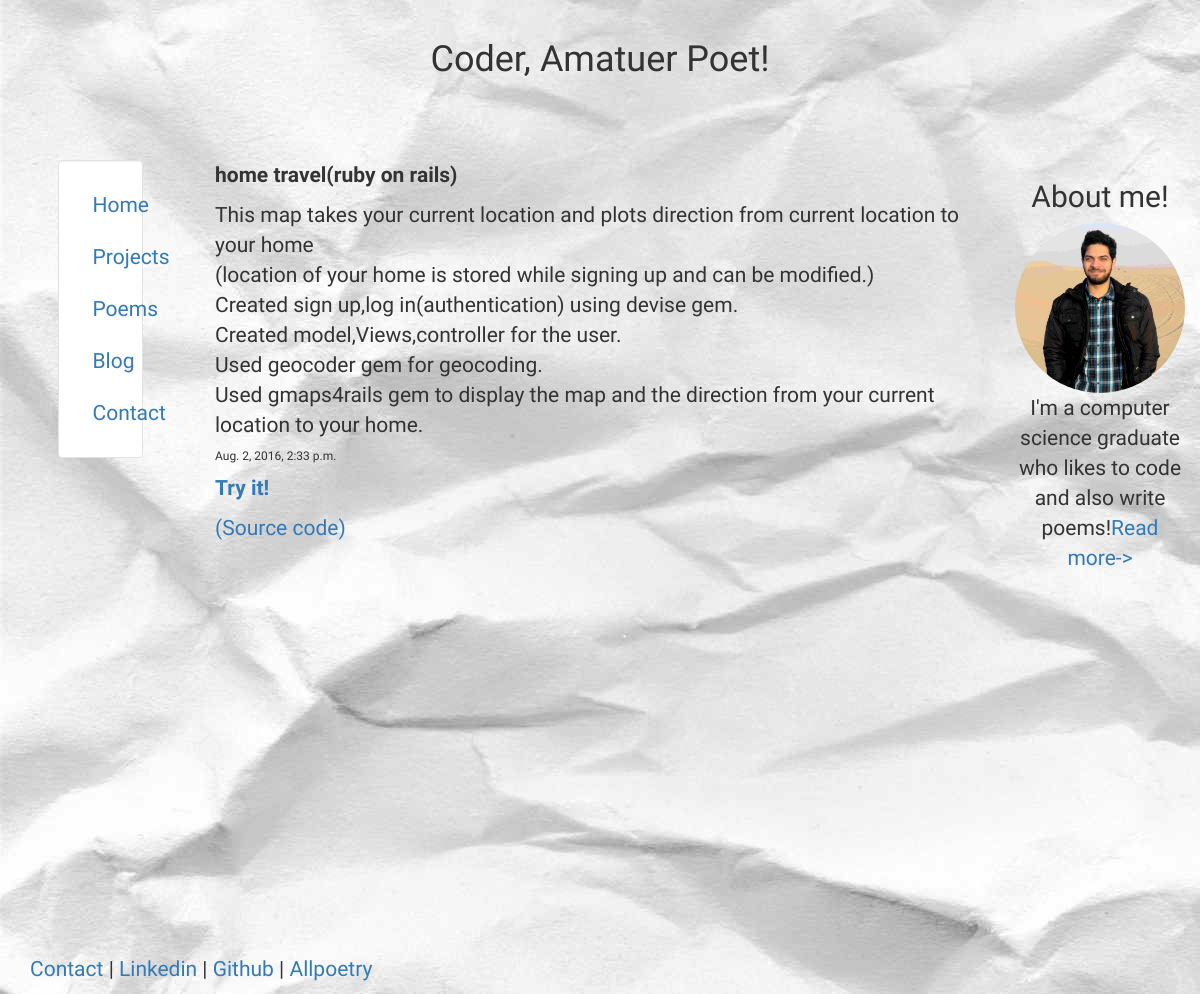
The app's page /projects/2 with its own data.
### projects/models.py (models this page shows, shortened)
class Post(models.Model):
	title = models.CharField(max_length=140)
	small_desc = models.CharField(max_length=1000)
	desc = models.TextField()
	tech_used = models.TextField()
	tryit = models.CharField(max_length=1000,null=True,blank=True)
	source_code = models.CharField(max_length=1000,null=True,blank=True)
	date = models.DateTimeField()

### projects/templates/projects/post.html
{% extends 'personal/header.html'%}
{% block content%}
<p><b>{{post.title}}</b></p>
<p>{{post.desc|linebreaks}}</p>
<p>{{tech_used|linebreaks}}
<h6>{{post.date}}</h6>
{% if post.tryit %}
<p><b><a href='{{post.tryit}}'>Try it!</a></b></p>
{% endif %}
{% if post.source_code %}
<p><a href='{{post.source_code}}'>(Source code)</a></p>
{% endif%}
{% endblock %}

### static/personal/css/app.css (style rules this page uses)
body { background-image:url('../img/bg20.jpg'); height: 100%; font-family: 'Reem Kufi', sans-serif; }
p { font-size: 21px; }
a { font-size: 21px; }

### records on screen
Post: title "home travel(ruby on rails)", desc "This map takes your current location and plots direction from current location to your home (location of your home is stored while signing up and can be modified.) Created sign up,log in(authentication) using devise gem. Created model,Views,controller for the user. Used geocoder gem for geocoding. Used gmaps4rails gem to display the map and the direction from your current location to your home.", date "Aug. 2, 2016, 2:33 p.m."
